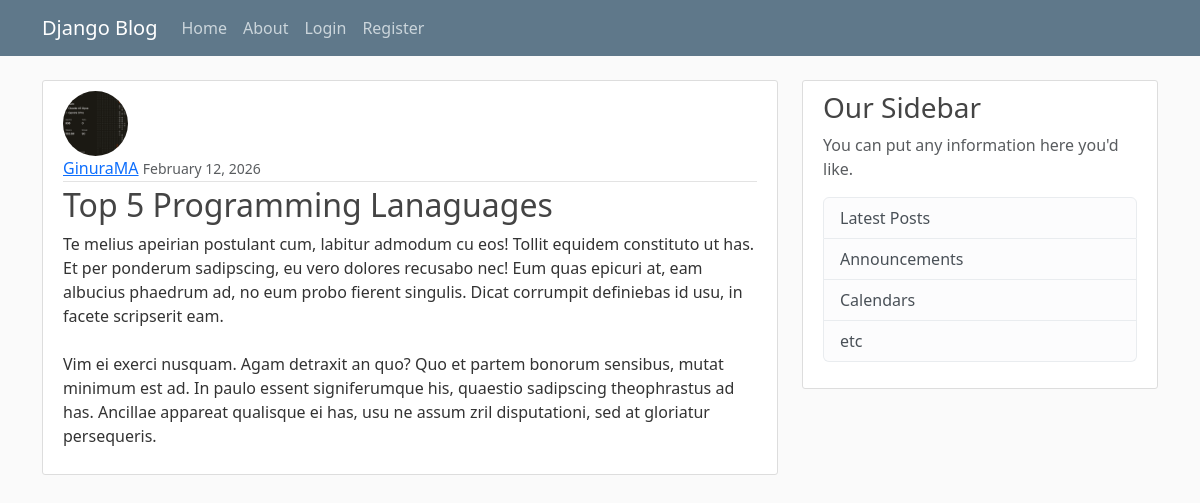
Screenshot of /post/15/ with the database file from the repository.
### blog/models.py (models this page shows, shortened)
class Post(models.Model):
    title = models.CharField(max_length=100)
    content = models.TextField()
    date_posted = models.DateField(default=timezone.now)
    author = models.ForeignKey(User, on_delete=models.CASCADE)

### users/models.py (models this page shows, shortened)
class Profile(models.Model):
    user = models.OneToOneField(User, on_delete=models.CASCADE)
    image = models.ImageField(default='default.jpg', upload_to='profile_pics')

### blog/views.py (the view)
# urls.py: path('post/<int:pk>/', PostDetailView.as_view(), name='post-detail'), #every routs has a name that can be used to identify them
class PostDetailView(DetailView):
    model = Post

### blog/templates/blog/post_detail.html (shortened to what this page needs)
{% extends "blog/base.html" %}
{% block content %}
<article class="media content-section">
    <img class="rounded-circle article-img" src="{{ object.author.profile.image.url }}">
    <div class="media-body">
        <div class="article-metadata">
        <a class="mr-2" href="#">{{ object.author }}</a>
        <small class="text-muted">{{ object.date_posted|date:"F d, Y" }}</small>
        </div>
        <h2 class="article-title"> {{ object.title }} </h2>
        <p class="article-content">{{ object.content }}</p>
    </div>
</article>
{% endblock content %}

### blog/static/blog/main.css (style rules this page uses)
body { background: #fafafa; color: #333333; margin-top: 5rem; }
h1, h2, h3, h4, h5, h6 { color: #444444; }
.content-section { background: #ffffff; padding: 10px 20px; border: 1px solid #dddddd; border-radius: 3px; margin-bottom: 20px; }
.article-title { color: #444444; }
.article-content { white-space: pre-line; }
.article-img { height: 65px; width: 65px; margin-right: 16px; }
.article-metadata { padding-bottom: 1px; margin-bottom: 4px; border-bottom: 1px solid #e3e3e3 }

### rows the page displays
Post: author.profile.image (picture), author "GinuraMA", date_posted "February 12, 2026", title "Top 5 Programming Lanaguages", content "Te melius apeirian postulant cum, labitur admodum cu eos! Tollit equidem constituto ut has. Et per ponderum sadipscing, eu vero dolores recusabo nec! Eum quas epicuri at, eam albucius phaedrum ad, no eum probo fierent singulis. Dicat corrumpit definiebas id usu, in facete scripserit eam. Vim ei exerci nusquam. Agam detraxit an quo? Quo et partem bonorum sensibus, mutat minimum est ad. In paulo essent signiferumque his, quaestio sadipscing theophrastus ad has. Ancillae appareat qualisque ei has, usu ne assum zril disputationi, sed at gloriatur persequeris."
